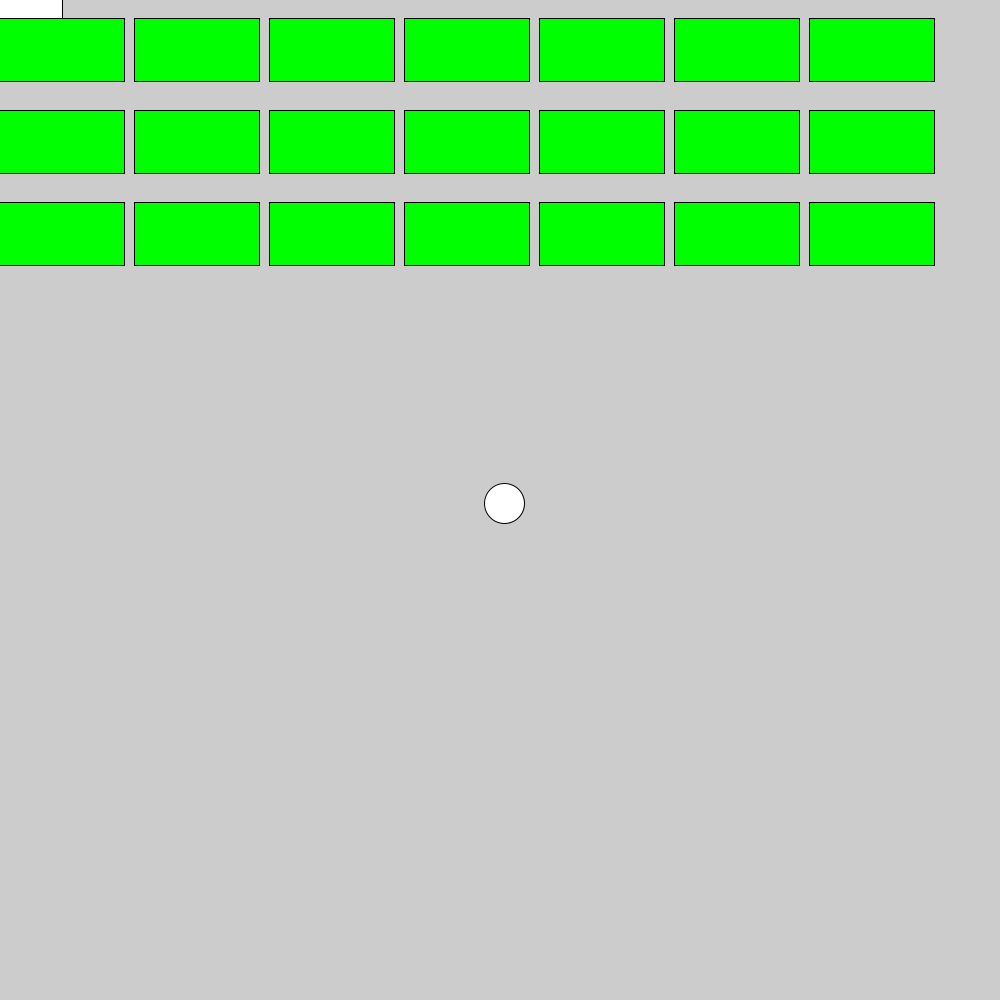
Frame 1 (no input)
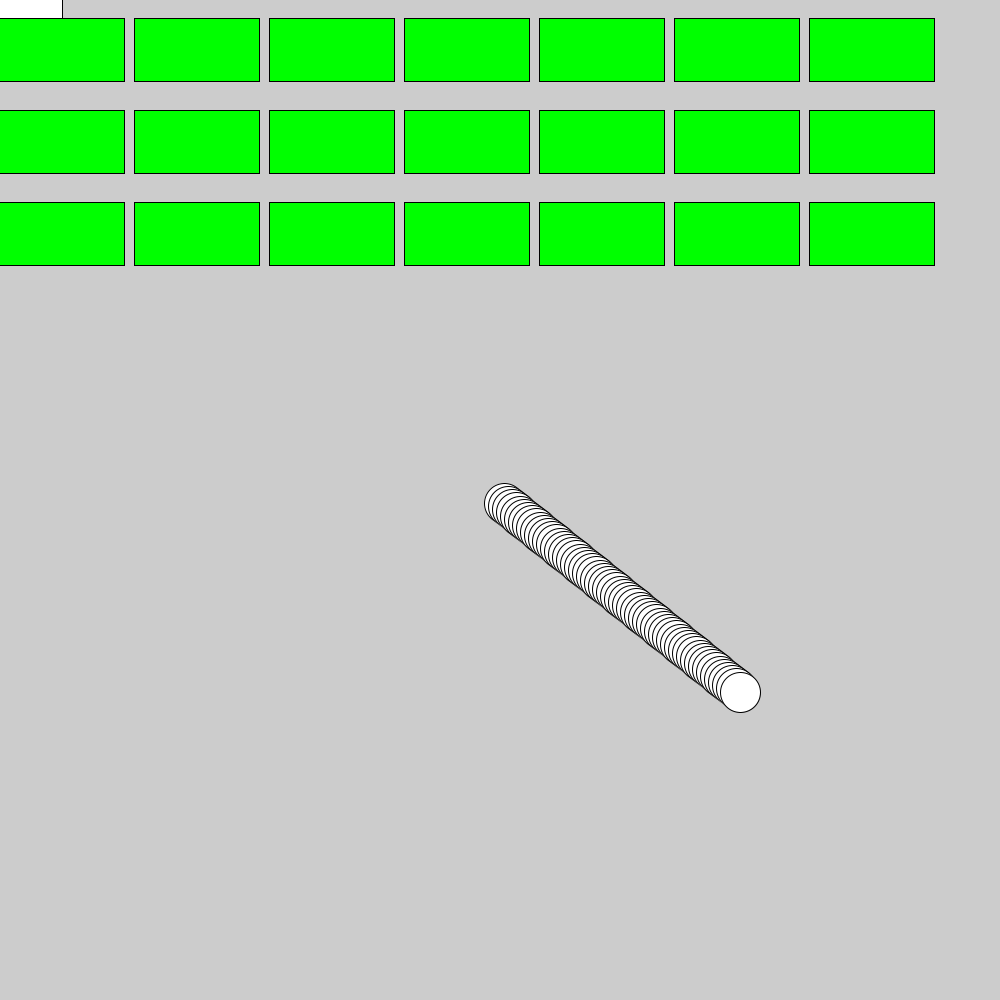
Frame 60 (the mouse pressed at the canvas centre just before this capture)
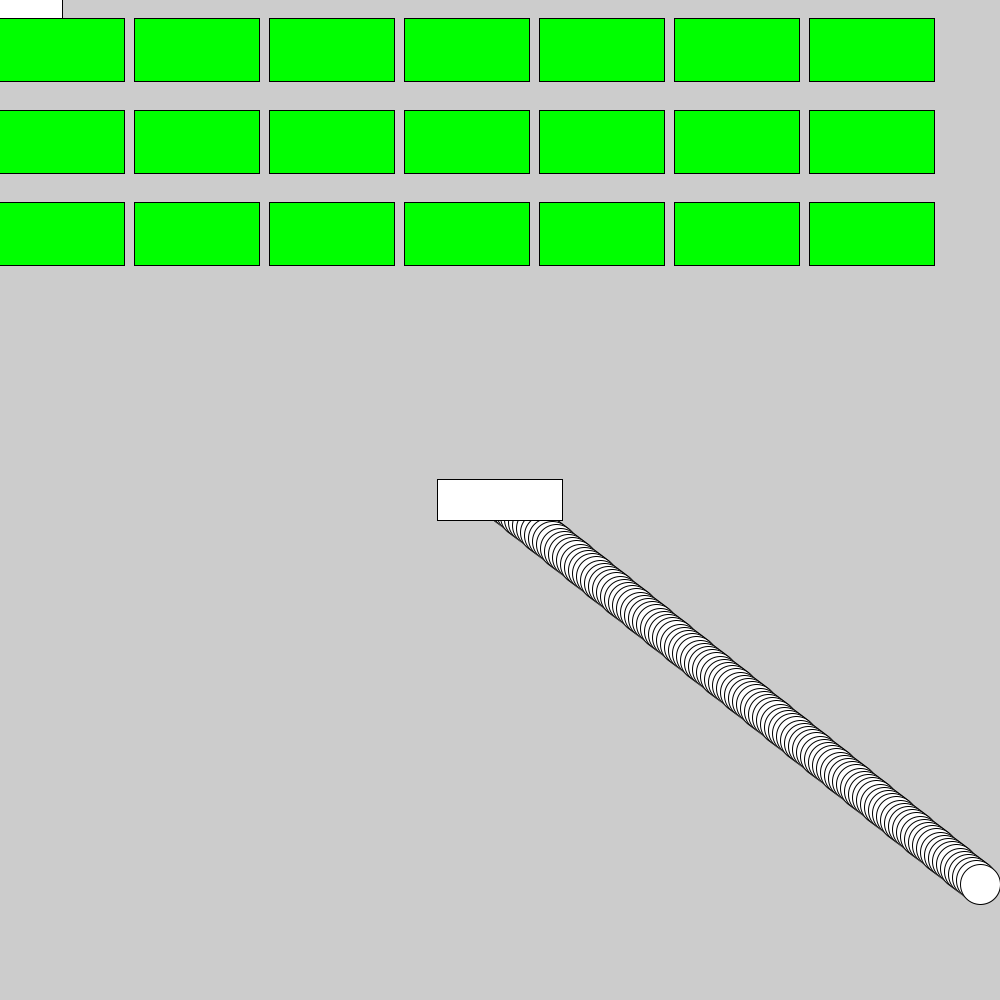
Frame 120 (the mouse held since frame 60 and released just before this capture)

The Processing sketch that drew these frames (run headless with seeded random() and noise(); from frame 60 on, the mouse is pressed at the canvas centre):

// Processing sketch: A2Completion
// ── A2Completion.pde
int frame = 0;

// The class representing the player's bat.
class Bat {
  float width;
  float height;
  public Bat(float batWidth) {
    this.width = batWidth;
    this.height = (1.0/3)*this.width;
  }
  void draw() {
    fill(255,255,255);
    rect(mouseX-(this.width/2), mouseY-(this.height/2), this.width, this.height); 
  }

  void step() {
    // Handle collision between the bat and the ball.
    handleCollisionBetweenObjectAndBall(mouseX, mouseY, this.width, this.height);
  }
}

// The class representing a 'brick', or an enemy.
class Brick {
  
  // Whether to render and to handle collision.
  boolean enabled = true;
  
  // The number of hits that this brick has taken.
  int hits = 0;
  
  // The position of the brick.
  int x;
  int y;
  
  // The width of the brick.
  float width;
  
  public Brick(int x, int y, float width) {
    this.x=x;
    this.y=y;
    this.width = width;
  }
  
  void step() {
    if (!enabled) return;
    
    // Brick height is fixed at half of it's width.
    float bheight = 0.5*this.width;
    
    // If this brick collided with the ball in this frame, add one to the number of hits that it has taken.
    if (handleCollisionBetweenObjectAndBall(this.x, this.y, this.width, bheight)) {
       hits++; 
    }
     
    // If we took the fatal hit in this frame, stop rendering and taking collision.
    if (hits == 3) {
      enabled = false;
    }
  }
  
  void draw() {
    // Do not draw if we are dead.
    if (!enabled) return;
    
    // Based on the number of hits, set the fill color. Green = 0, yellow = 1, red = 2.
    switch (hits) {
      case 0:
        fill(0, 255, 0);
        break;
      case 1:
        fill(245, 239, 66);
        break;
      case 2:
        fill(230, 16, 16);
        break;
      default:
        break;
    }
    
    float bheight = round(0.5*this.width);
    
    // Draw the brick to the screen.
    rect(this.x-this.width/2, this.y-bheight/2, this.width, bheight);
  }
}

// The class representing the ball entity in the game.
class Ball {
  
  // The position of the ball is fixed at the center of the screen.
  float x = width/2;
  float y = height/2;
  
  // The width of the ball.
  float ballWidth;
  
  // The current velocity vector (pixels per frame),
  // as (velocityX, velocityY).
  float velocityX = 0;
  float velocityY = 0;
  
  public Ball(float width) {
     this.ballWidth = width;
     this.velocityX = 0.10 * width;
     this.velocityY = 0.08 * width;
  }
  
  void step() {
    float radius = this.ballWidth/2;
  
     // Adjust the current position by the velocity vector.
     this.x += velocityX;
     this.y += velocityY;
     
     // Bounce off the left and right of the screen.
     if ((this.x - radius) < 0 || (this.x + radius)  > width) {
        this.velocityX *= -1;
     }
     
     // Bounce off the top and bottom of the screen.
     if ((this.y + radius) > height || (this.y - radius) < 0) {
        this.velocityY *= -1;
     }
  }
  void draw() {
     fill(255,255,255);
     circle(this.x, this.y, this.ballWidth); 
  }
}

Ball ball;
Bat bat;

/**
  This method calculates and determines collision between the current ball and an arbitrary object,
  described as an entity with an (x,y) coordinate, a width and a height.
*/
boolean handleCollisionBetweenObjectAndBall(float objectX, float objectY, float objectWidth, float objectHeight) {
  boolean collision = false;
  float ballRadius = ball.ballWidth/2.0;
  
  // Calculate the half-width and half-height of the object.
  float objectHalfWidth = objectWidth/2.0;
  float objectHalfHeight = objectHeight/2.0;
  
  
  // Collision zone 1 (top)
  if ((ball.x - ballRadius) > (objectX - objectHalfWidth) && (ball.x + ballRadius) < (objectX + objectHalfWidth)
  && (ball.y + ballRadius) > (objectY - objectHalfHeight) && (ball.y + ballRadius < objectY)) {
     println("Top");
     collision = true;
     ball.velocityY = -1 * Math.abs(ball.velocityY);
  }
  
  // Collision zone 5 (bottom)
  else if ((ball.x - ballRadius) > (objectX - objectHalfWidth)
    && (ball.x + ballRadius < objectX + objectHalfWidth)
    && (ball.y - ballRadius) < (objectY + objectHalfHeight)
    && (ball.y - ballRadius) > (objectY)) {
     println("Bottom");
     collision = true;
     ball.velocityY = Math.abs(ball.velocityY);
  }
  
  // Collision zone 3 (right)
  else if (
    (ball.x - ballRadius) < objectX + objectHalfWidth &&
    (ball.x - ballRadius) > objectX &&
    (ball.y > objectY - objectHalfHeight) &&
    (ball.y < objectY + objectHalfHeight)
  ) {
      println("Right");
      collision = true;
      ball.velocityX = Math.abs(ball.velocityX); 
  }
  
  // Collision zone 7 (left)
  else if (
    (ball.x + ballRadius) > objectX - objectHalfWidth &&
    (ball.x + ballRadius) < objectX &&
    (ball.y) > objectY - objectHalfHeight &&
    (ball.y) < objectY + objectHalfHeight
  ) {
     println("Left");
     collision = true;
     ball.velocityX = -1 * Math.abs(ball.velocityY);
  }
  
  // Collision zone 8 (corner in top-left)
  else if ((ball.x + ballRadius) > (objectX - objectHalfWidth)
      && (ball.x + ballRadius) < (objectX)
      && (ball.y + ballRadius) > (objectY - objectHalfHeight)
      && (ball.y + ballRadius) < objectY
  ) {
    println("Top-left");
    ball.velocityX = -1 * Math.abs(ball.velocityX);
    ball.velocityY = -1 * Math.abs(ball.velocityY);
    collision = true;
  }
  
  // Collision zone 2 (corner in top-right)
  else if (
    (ball.x - ballRadius) < (objectX + objectHalfWidth)
    && (ball.x - ballRadius) > objectX
    && (ball.y + ballRadius) > (objectY - objectHalfHeight)
    && (ball.y + ballRadius) < objectY
  ) {
    println("Top-right");
    ball.velocityX = Math.abs(ball.velocityX);
    ball.velocityY = -1 * Math.abs(ball.velocityY);
    collision = true;
  }
  
  // Collision zone 6 (corner in bottom-left)
  else if (
    (ball.x + ballRadius) > (objectX - objectHalfWidth)
    && (ball.x + ballRadius) < objectX
    && (ball.y - ballRadius) < (objectY + objectHalfHeight)
    && (ball.y - ballRadius) > objectY
  ) {
    println("Bottom-left");
    ball.velocityX = -1 * Math.abs(ball.velocityX);
    ball.velocityY = Math.abs(ball.velocityY);
    collision = true;
  }
  
  // Collision zone 4 (corner in bottom-right)
  else if (
    (ball.x -ballRadius) < objectX + objectHalfWidth
    && (ball.x-ballRadius) > objectX
    && (ball.y-ballRadius) < objectY + objectHalfHeight
    && (ball.y-ballRadius) > objectY
  ) {
    println("Bottom-right");
    ball.velocityX = Math.abs(ball.velocityX);
    ball.velocityY = Math.abs(ball.velocityY);
    collision = true;
  }
  
  return collision;
}

ArrayList<Brick> bricks = new ArrayList<Brick>();
void setup() {
  size(1000,1000);
  ball = new Ball(0.04*width);
  bat = new Bat(0.125*width);
  
  // The width of a brick is fixed at 12.5% of the width of the screen.
  int brickWidth = round(0.125*width);
  
  // The number of brick rows to draw.
  int rows = 3;
  
  // The number of pixels between each brick in a row.
  int separationBetweenBricks = 10;
  
  // The number of pixels between each row.
  int separationBetweenRows = 30;
  
  // Draw the rows.
  for (int row = 0; row < rows; row++) {
    for (int i = 0; i < (width/(brickWidth+separationBetweenBricks)); i++) {
      bricks.add(new Brick((brickWidth/2)+(i*(brickWidth+separationBetweenBricks)), round(0.05*width)+(row*((brickWidth/2)+separationBetweenRows)), brickWidth));
    } 
  }
}

void draw() {
  // Clear the screen.
  clear();
  
  // Advance the frame counter.
  frame++;
  
  // Step forward in the physics simulation.
  ball.step();
  bat.step();
  
  // Draw the ball and bat.
  ball.draw();
  bat.draw();
  
  // Loop over each brick.
  for (Brick brick : bricks) {
    // Step forward in the physics simulation for the brick.
    brick.step();
    
    // Draw the brick.
    brick.draw();
  }
}
